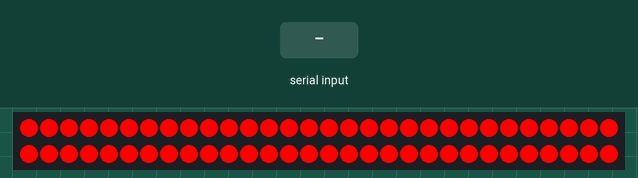
This program was run on a simulated Arduino Micro, built with avr-gcc and run on an emulated ATmega32U4. Parts: 60 RGB LEDs in strip order, left to right, continuing on the next row. The test bench sets the inputs (shaded band).

Above: at 0.1 s.
At 0.5 s:
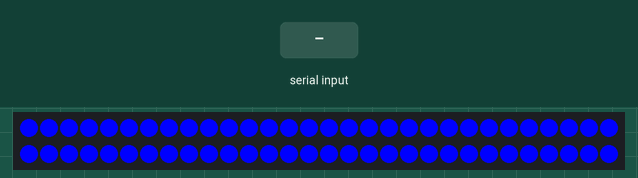
1.9 s: byte 90 received over Serial
At 3.7 s:
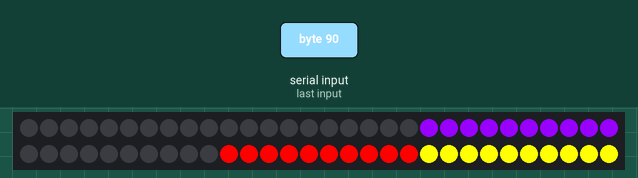
Timing chart, 0 to 5.2 s (numbered marks = the images above; inputs shaded):
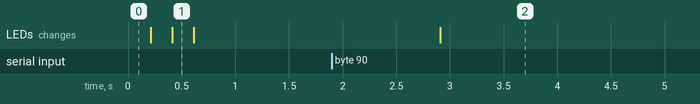

The program:

main.cpp
```cpp
// (licence header left out)
#include <Arduino.h>
#include <FastLED.h>

#define NUM_LEDS    60
#define BRIGHTNESS  255
#define DATA_PIN    3
#define CHIPSET     NEOPIXEL
#define UPDATE_RATE 100
#define FADE_RATE   30

// Raw LED colors (no color correction)
CRGB leds[NUM_LEDS];

// Actual colors sent to the LEDs (with color correction)
CRGB framebuffer[NUM_LEDS];

// Buffer for receiving serial data
static uint8_t s_pLightData[14];

// Current state of cabinet lights
static uint8_t s_nCabinetLights = 0;

// Bits indicating a light as being active
typedef enum lightMask
{
    // Byte 0
    enumLightMaskMarqueeUpperLeft       = 0x01,
    enumLightMaskMarqueeUpperRight      = 0x02,
    enumLightMaskMarqueeLowerLeft       = 0x04,
    enumLightMaskMarqueeLowerRight      = 0x08,
    enumLightMaskBassLeft               = 0x10,
    enumLightMaskBassRight              = 0x20,
} lightMask_t;

#define CABINET_LIGHT_ACTIVE(mask)  (s_nCabinetLights & mask)

void setup()
{
  FastLED.addLeds<CHIPSET, DATA_PIN>(framebuffer, NUM_LEDS);
  FastLED.setCorrection(TypicalLEDStrip);
  FastLED.setBrightness(BRIGHTNESS);

  // Display test sequence
  for(int nColor = 0; nColor < 3; nColor++)
  {
        for(int i = 0; i < NUM_LEDS; i++)
        {
            CRGB &color = framebuffer[i];
            color.r = (nColor == 0) ? 255 : 0;
            color.g = (nColor == 1) ? 255 : 0;
            color.b = (nColor == 2) ? 255 : 0;
        }

        FastLED.show();
        FastLED.delay(200);
    }

    Serial.begin(9600);
}

// Source: https://learn.adafruit.com/led-tricks-gamma-correction/the-quick-fix
const uint8_t PROGMEM s_gamma8[] = {
    0,  0,  0,  0,  0,  0,  0,  0,  0,  0,  0,  0,  0,  0,  0,  0,
    0,  0,  0,  0,  0,  0,  0,  0,  0,  0,  0,  0,  1,  1,  1,  1,
    1,  1,  1,  1,  1,  1,  1,  1,  1,  2,  2,  2,  2,  2,  2,  2,
    2,  3,  3,  3,  3,  3,  3,  3,  4,  4,  4,  4,  4,  5,  5,  5,
    5,  6,  6,  6,  6,  7,  7,  7,  7,  8,  8,  8,  9,  9,  9, 10,
   10, 10, 11, 11, 11, 12, 12, 13, 13, 13, 14, 14, 15, 15, 16, 16,
   17, 17, 18, 18, 19, 19, 20, 20, 21, 21, 22, 22, 23, 24, 24, 25,
   25, 26, 27, 27, 28, 29, 29, 30, 31, 32, 32, 33, 34, 35, 35, 36,
   37, 38, 39, 39, 40, 41, 42, 43, 44, 45, 46, 47, 48, 49, 50, 50,
   51, 52, 54, 55, 56, 57, 58, 59, 60, 61, 62, 63, 64, 66, 67, 68,
   69, 70, 72, 73, 74, 75, 77, 78, 79, 81, 82, 83, 85, 86, 87, 89,
   90, 92, 93, 95, 96, 98, 99,101,102,104,105,107,109,110,112,114,
  115,117,119,120,122,124,126,127,129,131,133,135,137,138,140,142,
  144,146,148,150,152,154,156,158,160,162,164,167,169,171,173,175,
  177,180,182,184,186,189,191,193,196,198,200,203,205,208,210,213,
  215,218,220,223,225,228,231,233,236,239,241,244,247,249,252,255
};

// Apply gamma correction to LED array
static inline void colorCorrect() __attribute__((always_inline));
static inline void colorCorrect()
{
    for(int nLED = 0; nLED < NUM_LEDS; nLED++)
    {
        const CRGB &src = leds[nLED];
        CRGB &dst = framebuffer[nLED];
        dst.r = pgm_read_byte(&s_gamma8[src.r]);
        dst.g = pgm_read_byte(&s_gamma8[src.g]);
        dst.b = pgm_read_byte(&s_gamma8[src.b]);
    }
}

void loop()
{
    if(Serial.available())
    {
        char c = Serial.read();
        if(c >= 0x30 && c <= 0x6F)
        {
            // Light state. Read remaining 13 bytes of stream
            s_pLightData[0] = c;
            Serial.readBytes(s_pLightData+1, 13);
            s_nCabinetLights = s_pLightData[0];
        }
    }

    fadeToBlackBy(leds, NUM_LEDS, FADE_RATE);

    if(CABINET_LIGHT_ACTIVE(enumLightMaskMarqueeUpperLeft))
    {
        for(int i = 0; i < 10; i++)
            leds[i] = CRGB::Yellow;
    }

    if(CABINET_LIGHT_ACTIVE(enumLightMaskMarqueeLowerLeft))
    {
        for(int i = 10; i < 20; i++)
            leds[i] = CRGB::Red;
    }

    if(CABINET_LIGHT_ACTIVE(enumLightMaskBassLeft))
    {
        for(int i = 20; i < 30; i++)
            leds[i] = CRGB(212, 0, 255);
    }

    if(CABINET_LIGHT_ACTIVE(enumLightMaskBassRight))
    {
        for(int i = 30; i < 40; i++)
            leds[i] = CRGB(212, 0, 255);
    }

    if(CABINET_LIGHT_ACTIVE(enumLightMaskMarqueeLowerRight))
    {
        for(int i = 40; i < 50; i++)
            leds[i] = CRGB::Red;
    }

    if(CABINET_LIGHT_ACTIVE(enumLightMaskMarqueeUpperRight))
    {
        for(int i = 50; i < 60; i++)
            leds[i] = CRGB::Yellow;
    }

    colorCorrect();
    FastLED.show();
    FastLED.delay(1000/UPDATE_RATE);
}
```

Measured:
- after the input at 1.9 s, the LEDs: change after 1.0 s (image 2)
